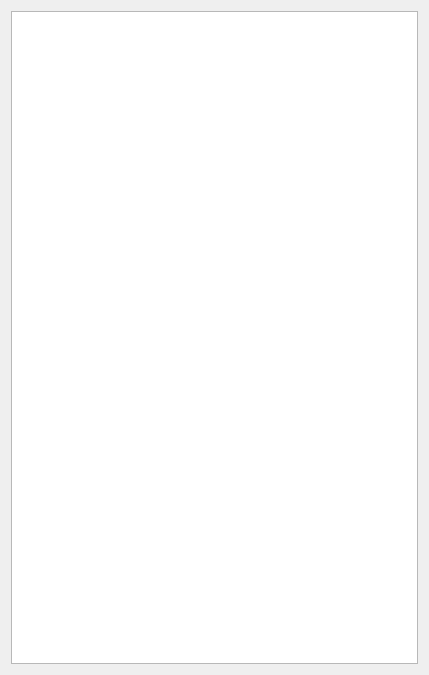
<?xml version="1.0" encoding="UTF-8"?>
<ui version="4.0">
 <class>MainWindow</class>
 <widget class="QMainWindow" name="MainWindow">
  <property name="geometry">
   <rect>
    <x>0</x>
    <y>0</y>
    <width>429</width>
    <height>675</height>
   </rect>
  </property>
  <property name="windowTitle">
   <string>MainWindow</string>
  </property>
  <property name="windowIcon">
   <iconset>
    <normaloff>logo.png</normaloff>logo.png</iconset>
  </property>
  <widget class="QWidget" name="centralWidget">
   <layout class="QVBoxLayout" name="verticalLayout">
    <item>
     <widget class="QTableWidget" name="infoList">
      <property name="sizePolicy">
       <sizepolicy hsizetype="MinimumExpanding" vsizetype="MinimumExpanding">
        <horstretch>0</horstretch>
        <verstretch>0</verstretch>
       </sizepolicy>
      </property>
      <property name="minimumSize">
       <size>
        <width>200</width>
        <height>200</height>
       </size>
      </property>
      <property name="lineWidth">
       <number>0</number>
      </property>
      <property name="editTriggers">
       <set>QAbstractItemView::NoEditTriggers</set>
      </property>
      <property name="tabKeyNavigation">
       <bool>false</bool>
      </property>
      <property name="showDropIndicator" stdset="0">
       <bool>false</bool>
      </property>
      <property name="dragDropOverwriteMode">
       <bool>false</bool>
      </property>
      <property name="alternatingRowColors">
       <bool>true</bool>
      </property>
      <property name="selectionMode">
       <enum>QAbstractItemView::SingleSelection</enum>
      </property>
      <property name="selectionBehavior">
       <enum>QAbstractItemView::SelectRows</enum>
      </property>
      <property name="showGrid">
       <bool>false</bool>
      </property>
      <property name="gridStyle">
       <enum>Qt::NoPen</enum>
      </property>
      <property name="wordWrap">
       <bool>false</bool>
      </property>
      <property name="cornerButtonEnabled">
       <bool>false</bool>
      </property>
      <attribute name="horizontalHeaderVisible">
       <bool>false</bool>
      </attribute>
      <attribute name="horizontalHeaderHighlightSections">
       <bool>false</bool>
      </attribute>
      <attribute name="verticalHeaderVisible">
       <bool>false</bool>
      </attribute>
     </widget>
    </item>
   </layout>
  </widget>
 </widget>
 <layoutdefault spacing="6" margin="11"/>
 <resources/>
 <connections/>
</ui>
